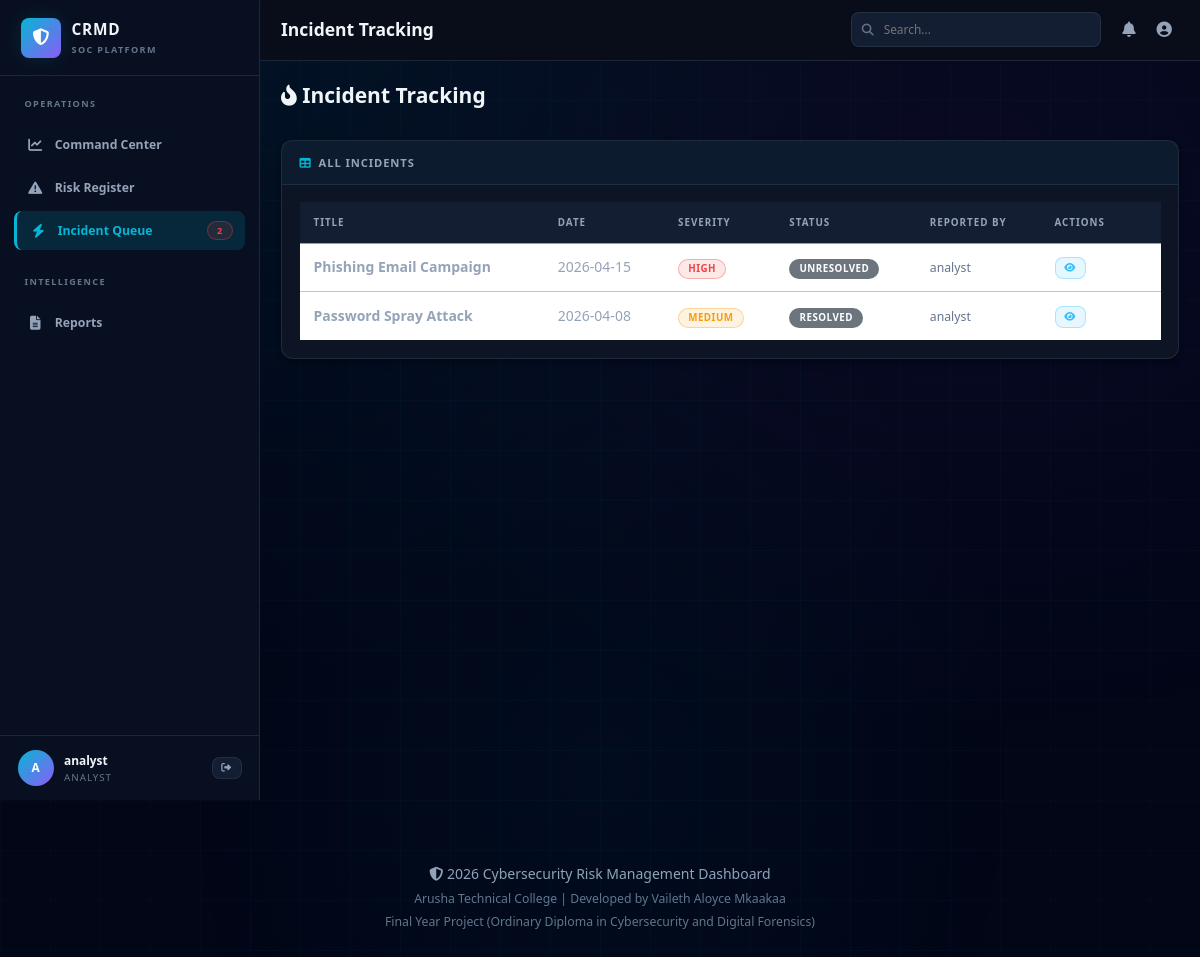
Screenshot of /incidents.php (signed in) with the database file from the repository.
### tables this page shows
CREATE TABLE incidents (
    id INT PRIMARY KEY AUTO_INCREMENT,
    title VARCHAR(255) NOT NULL,
    description TEXT NOT NULL,
    incident_date DATE NOT NULL,
    severity ENUM('Critical', 'High', 'Medium', 'Low') NOT NULL,
    resolved BOOLEAN DEFAULT FALSE,
    created_by INT NULL,
    updated_by INT NULL,
    created_at TIMESTAMP DEFAULT CURRENT_TIMESTAMP,
    updated_at TIMESTAMP DEFAULT CURRENT_TIMESTAMP ON UPDATE CURRENT_TIMESTAMP,
    INDEX idx_severity (severity),
    INDEX idx_resolved (resolved),
    INDEX idx_date (incident_date),
    INDEX idx_created_by (created_by)
);

CREATE TABLE users (
    id INT PRIMARY KEY AUTO_INCREMENT,
    username VARCHAR(100) UNIQUE NOT NULL,
    password_hash VARCHAR(255) NOT NULL,
    role ENUM('admin', 'analyst', 'viewer') NOT NULL DEFAULT 'viewer',
    last_login TIMESTAMP NULL,
    failed_login_attempts INT DEFAULT 0,
    created_at TIMESTAMP DEFAULT CURRENT_TIMESTAMP,
    updated_at TIMESTAMP DEFAULT CURRENT_TIMESTAMP ON UPDATE CURRENT_TIMESTAMP
);

### includes/functions.php (called while the page is built, shortened)
<?php
function get_user_incidents($pdo, $user_id) {
    try {
        $stmt = $pdo->prepare('
            SELECT i.*, u.username AS creator_name
            FROM incidents i
            LEFT JOIN users u ON i.created_by = u.id
            WHERE i.created_by = :user_id
            ORDER BY i.incident_date DESC
        ');
        $stmt->execute(['user_id' => $user_id]);
        return $stmt->fetchAll();
    } catch (PDOException $e) {
        error_log('Database Error: ' . $e->getMessage());
        return [];
    }
}
function esc($string) {
    return htmlspecialchars($string, ENT_QUOTES, 'UTF-8');
}
function get_severity_badge_class($severity) {
    $classes = [
        'Critical' => 'badge-critical',
        'High' => 'badge-danger',
        'Medium' => 'badge-warning',
        'Low' => 'badge-info'
    ];
    return $classes[$severity] ?? 'badge-secondary';
}

### incidents.php (the view, shortened to what this page needs)
<?php
require_once __DIR__ . '/config/database.php';
require_once __DIR__ . '/includes/functions.php';
require_once __DIR__ . '/includes/header.php';
$action = $_GET['action'] ?? 'list';
$user_id = $_SESSION['user_id'] ?? null;
?>
<div class="row mb-4">
    <div class="col-lg-12">
        <div class="d-flex justify-content-between align-items-center">
            <h2><i class="fas fa-fire-alt"></i> Incident Tracking</h2>
        </div>
    </div>
</div>
<?php if ($action === 'list'): ?>
    <div class="card">
        <div class="card-header"><i class="fas fa-table"></i> All Incidents</div>
        <div class="card-body">
            <div class="table-responsive">
                <table class="table table-hover">
                    <thead>
                        <tr>
                            <th>Title</th>
                            <th>Date</th>
                            <th>Severity</th>
                            <th>Status</th>
                            <th>Reported By</th>
                            <th style="width: 120px;">Actions</th>
                        </tr>
                    </thead>
                    <tbody>
                        <?php
                        if (is_admin()) {
                            $incidents = get_all_incidents($pdo);
                        } else {
                            $incidents = get_user_incidents($pdo, $user_id);
                        }
                        if (!empty($incidents)):
                            foreach ($incidents as $inc):
                        ?>
                            <tr>
                                <td><strong><?php echo esc($inc['title']); ?></strong></td>
                                <td><?php echo $inc['incident_date']; ?></td>
                                <td><span class="badge <?php echo get_severity_badge_class($inc['severity']); ?>"><?php echo $inc['severity']; ?></span></td>
                                <td><span class="badge bg-secondary"><?php echo $inc['resolved'] ? 'Resolved' : 'Unresolved'; ?></span></td>
                                <td><small class="text-muted"><?php echo esc($inc['creator_name'] ?? 'System'); ?></small></td>
                                <td>
                                    <a href="?action=view&id=<?php echo $inc['id']; ?>" class="btn btn-sm btn-info"><i class="fas fa-eye"></i></a>
                                </td>
                            </tr>
                        <?php endforeach; else: ?>
                            <tr><td colspan="6" class="text-center text-muted py-4"><i class="fas fa-inbox fa-2x mb-2"></i><br>No incidents recorded yet.</td></tr>
                        <?php endif; ?>
                    </tbody>
                </table>
            </div>
        </div>
    </div>
<?php endif; ?>
<?php require_once __DIR__ . '/includes/footer.php'; ?>

### rows the page displays
incidents: title "Phishing Email Campaign", incident_date "2026-04-15", severity "HIGH", resolved "UNRESOLVED", users.username "analyst"
incidents: title "Password Spray Attack", incident_date "2026-04-08", severity "MEDIUM", resolved "RESOLVED", users.username "analyst"

### other values shown
$openIncidents "2"
substr($_SESSION['username'] ?? 'U', 0, 1) "A"
$_SESSION['username'] "analyst"
$_SESSION['role'] "ANALYST"
$page_title "Incident Tracking"
